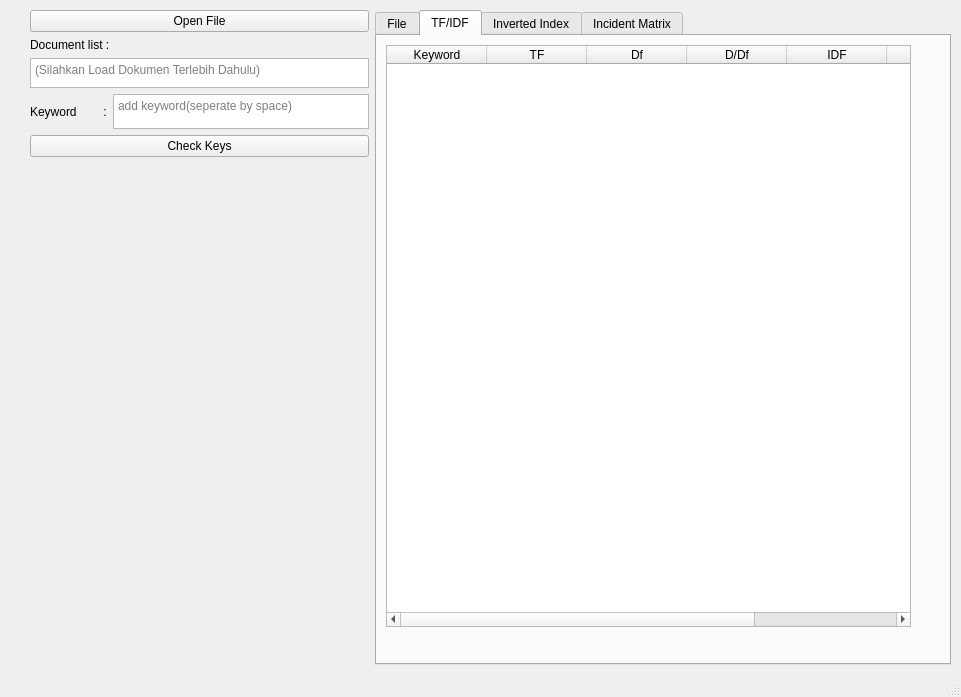
<?xml version="1.0" encoding="UTF-8"?>
<ui version="4.0">
 <class>MainWindow</class>
 <widget class="QMainWindow" name="MainWindow">
  <property name="geometry">
   <rect>
    <x>0</x>
    <y>0</y>
    <width>961</width>
    <height>697</height>
   </rect>
  </property>
  <property name="windowTitle">
   <string>MainWindow</string>
  </property>
  <widget class="QWidget" name="centralwidget">
   <layout class="QGridLayout" name="gridLayout">
    <property name="leftMargin">
     <number>10</number>
    </property>
    <property name="topMargin">
     <number>10</number>
    </property>
    <property name="rightMargin">
     <number>10</number>
    </property>
    <property name="bottomMargin">
     <number>10</number>
    </property>
    <item row="0" column="0">
     <layout class="QHBoxLayout" name="horizontalLayout" stretch="0,1">
      <property name="bottomMargin">
       <number>0</number>
      </property>
      <item>
       <layout class="QVBoxLayout" name="verticalLayout_2">
        <property name="leftMargin">
         <number>20</number>
        </property>
        <item>
         <widget class="QPushButton" name="openFilebtn">
          <property name="text">
           <string>Open File</string>
          </property>
         </widget>
        </item>
        <item>
         <widget class="QLabel" name="label_2">
          <property name="text">
           <string>Document list :</string>
          </property>
         </widget>
        </item>
        <item>
         <widget class="QTextEdit" name="txt_document">
          <property name="sizePolicy">
           <sizepolicy hsizetype="Expanding" vsizetype="Preferred">
            <horstretch>0</horstretch>
            <verstretch>0</verstretch>
           </sizepolicy>
          </property>
          <property name="maximumSize">
           <size>
            <width>16777215</width>
            <height>30</height>
           </size>
          </property>
          <property name="focusPolicy">
           <enum>Qt::NoFocus</enum>
          </property>
          <property name="placeholderText">
           <string>(Silahkan Load Dokumen Terlebih Dahulu)</string>
          </property>
         </widget>
        </item>
        <item>
         <layout class="QHBoxLayout" name="horizontalLayout_3">
          <property name="topMargin">
           <number>0</number>
          </property>
          <item>
           <widget class="QLabel" name="label">
            <property name="text">
             <string>Keyword        :</string>
            </property>
            <property name="alignment">
             <set>Qt::AlignLeading|Qt::AlignLeft|Qt::AlignVCenter</set>
            </property>
            <property name="margin">
             <number>0</number>
            </property>
           </widget>
          </item>
          <item>
           <widget class="QTextEdit" name="txt_keyword">
            <property name="maximumSize">
             <size>
              <width>16777215</width>
              <height>35</height>
             </size>
            </property>
            <property name="placeholderText">
             <string>add keyword(seperate by space)</string>
            </property>
           </widget>
          </item>
         </layout>
        </item>
        <item>
         <widget class="QPushButton" name="checkKeysbtn">
          <property name="text">
           <string>Check Keys</string>
          </property>
         </widget>
        </item>
        <item>
         <spacer name="verticalSpacer">
          <property name="orientation">
           <enum>Qt::Vertical</enum>
          </property>
          <property name="sizeHint" stdset="0">
           <size>
            <width>20</width>
            <height>40</height>
           </size>
          </property>
         </spacer>
        </item>
       </layout>
      </item>
      <item>
       <layout class="QVBoxLayout" name="verticalLayout">
        <property name="leftMargin">
         <number>0</number>
        </property>
        <item>
         <widget class="QTabWidget" name="tabWidget">
          <property name="currentIndex">
           <number>1</number>
          </property>
          <widget class="QWidget" name="tab">
           <property name="sizePolicy">
            <sizepolicy hsizetype="Maximum" vsizetype="Maximum">
             <horstretch>0</horstretch>
             <verstretch>0</verstretch>
            </sizepolicy>
           </property>
           <attribute name="title">
            <string>File</string>
           </attribute>
          </widget>
          <widget class="QWidget" name="tab_2">
           <property name="sizePolicy">
            <sizepolicy hsizetype="Maximum" vsizetype="Maximum">
             <horstretch>1</horstretch>
             <verstretch>1</verstretch>
            </sizepolicy>
           </property>
           <property name="maximumSize">
            <size>
             <width>543</width>
             <height>600</height>
            </size>
           </property>
           <attribute name="title">
            <string>TF/IDF</string>
           </attribute>
           <layout class="QHBoxLayout" name="horizontalLayout_2">
            <item>
             <widget class="QTableWidget" name="result_table">
              <property name="sizePolicy">
               <sizepolicy hsizetype="Expanding" vsizetype="Expanding">
                <horstretch>0</horstretch>
                <verstretch>0</verstretch>
               </sizepolicy>
              </property>
              <property name="minimumSize">
               <size>
                <width>40</width>
                <height>321</height>
               </size>
              </property>
              <property name="maximumSize">
               <size>
                <width>16777215</width>
                <height>9999999</height>
               </size>
              </property>
              <property name="focusPolicy">
               <enum>Qt::NoFocus</enum>
              </property>
              <attribute name="horizontalHeaderCascadingSectionResizes">
               <bool>false</bool>
              </attribute>
              <column>
               <property name="text">
                <string>Keyword</string>
               </property>
              </column>
              <column>
               <property name="text">
                <string>TF</string>
               </property>
              </column>
              <column>
               <property name="text">
                <string>Df</string>
               </property>
              </column>
              <column>
               <property name="text">
                <string>D/Df</string>
               </property>
              </column>
              <column>
               <property name="text">
                <string>IDF</string>
               </property>
              </column>
              <column>
               <property name="text">
                <string>IDF+1</string>
               </property>
              </column>
              <column>
               <property name="text">
                <string>W</string>
               </property>
              </column>
             </widget>
            </item>
           </layout>
          </widget>
          <widget class="QWidget" name="tab_3">
           <attribute name="title">
            <string>Inverted Index</string>
           </attribute>
          </widget>
          <widget class="QWidget" name="tab_4">
           <attribute name="title">
            <string>Incident Matrix</string>
           </attribute>
          </widget>
         </widget>
        </item>
       </layout>
      </item>
     </layout>
    </item>
   </layout>
  </widget>
  <widget class="QMenuBar" name="menubar">
   <property name="geometry">
    <rect>
     <x>0</x>
     <y>0</y>
     <width>961</width>
     <height>24</height>
    </rect>
   </property>
  </widget>
  <widget class="QStatusBar" name="statusbar"/>
 </widget>
 <resources/>
 <connections/>
</ui>
